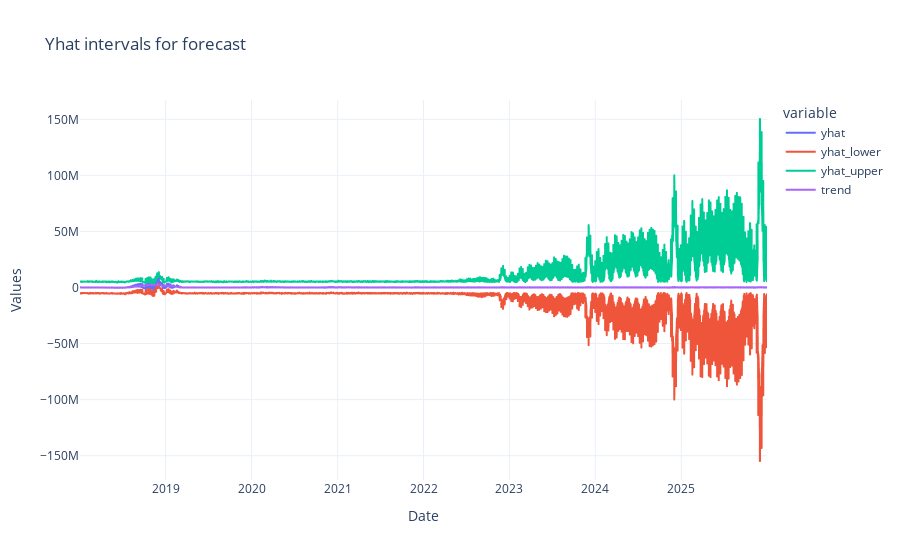

Here is the notebook cell this chart was saved with:
### Code cell
graph = px.line(forecast, 
                x = 'ds', 
                y = ['yhat','yhat_lower','yhat_upper','trend'], 
                template ='plotly_white',
                title = 'Yhat intervals for forecast',
                labels = {'value':'Values','ds':'Date'})
graph.show()

### Figure 1 — Plotly figure (JSON) as saved in the notebook; plotly's stock layout.template omitted (floating-point values rounded to 4 significant figures; data arrays with more than 128 entries replaced by an {"elided": "..."} marker saying what was removed)
{"data": [{"hovertemplate": "variable=yhat<br>Date=%{x}<br>Values=%{y}<extra></extra>", "legendgroup": "yhat", "line": {"color": "#636efa", "dash": "solid"}, "mode": "lines", "name": "yhat", "showlegend": true, "type": "scattergl", "x": {"elided": "2556 str values"}, "xaxis": "x", "y": {"elided": "2556 float values"}, "yaxis": "y"}, {"hovertemplate": "variable=yhat_lower<br>Date=%{x}<br>Values=%{y}<extra></extra>", "legendgroup": "yhat_lower", "line": {"color": "#EF553B", "dash": "solid"}, "mode": "lines", "name": "yhat_lower", "showlegend": true, "type": "scattergl", "x": {"elided": "2556 str values"}, "xaxis": "x", "y": {"elided": "2556 float values"}, "yaxis": "y"}, {"hovertemplate": "variable=yhat_upper<br>Date=%{x}<br>Values=%{y}<extra></extra>", "legendgroup": "yhat_upper", "line": {"color": "#00cc96", "dash": "solid"}, "mode": "lines", "name": "yhat_upper", "showlegend": true, "type": "scattergl", "x": {"elided": "2556 str values"}, "xaxis": "x", "y": {"elided": "2556 float values"}, "yaxis": "y"}, {"hovertemplate": "variable=trend<br>Date=%{x}<br>Values=%{y}<extra></extra>", "legendgroup": "trend", "line": {"color": "#ab63fa", "dash": "solid"}, "mode": "lines", "name": "trend", "showlegend": true, "type": "scattergl", "x": {"elided": "2556 str values"}, "xaxis": "x", "y": {"elided": "2556 float values"}, "yaxis": "y"}], "layout": {"legend": {"title": {"text": "variable"}, "tracegroupgap": 0}, "title": {"text": "Yhat intervals for forecast"}, "xaxis": {"anchor": "y", "domain": [0, 1], "title": {"text": "Date"}}, "yaxis": {"anchor": "x", "domain": [0, 1], "title": {"text": "Values"}}}}
